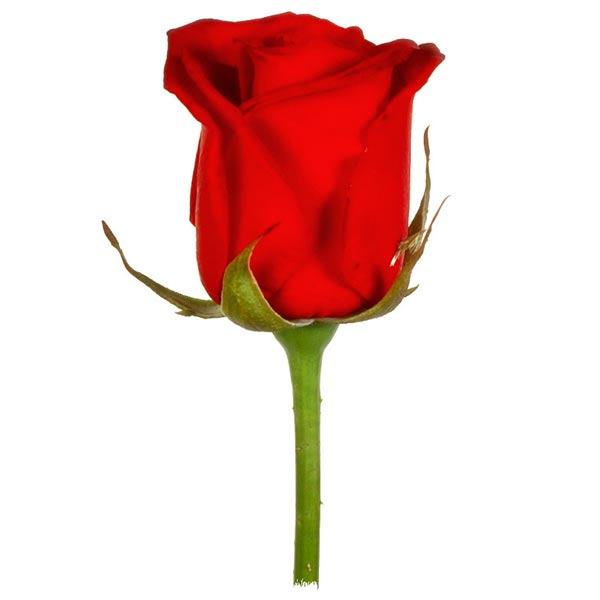
#> input picture LearningPath-DeepLearning/Part-1/rose.jpg, 600 x 600 px
$ python Pillow1.py
#> lines starting #> are read from the running program, lines starting #| are printed output that depends on the picture

from PIL import Image


if __name__ =="__main__":
    rose_Img = Image.open('rose.jpg')
#> rose_Img is the input picture: PIL image 600x600 RGB; mean R, G, B 238.6, 206.6, 202.9
    #rose_Img.show()
    rose_Img = rose_Img.resize( (200, 200))
#> rose_Img: PIL image 200x200 RGB
    rose_Img.save("resized_rose.jpg");
    #rose_Img.crop(x1, y1, x2, y2) All points wrt to top left corner
    rose_Img = rose_Img.rotate(90)
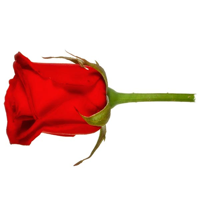
#> rose_Img: PIL image 200x200 RGB; mean R, G, B 238.6, 206.6, 202.8
    rose_Img.show()
